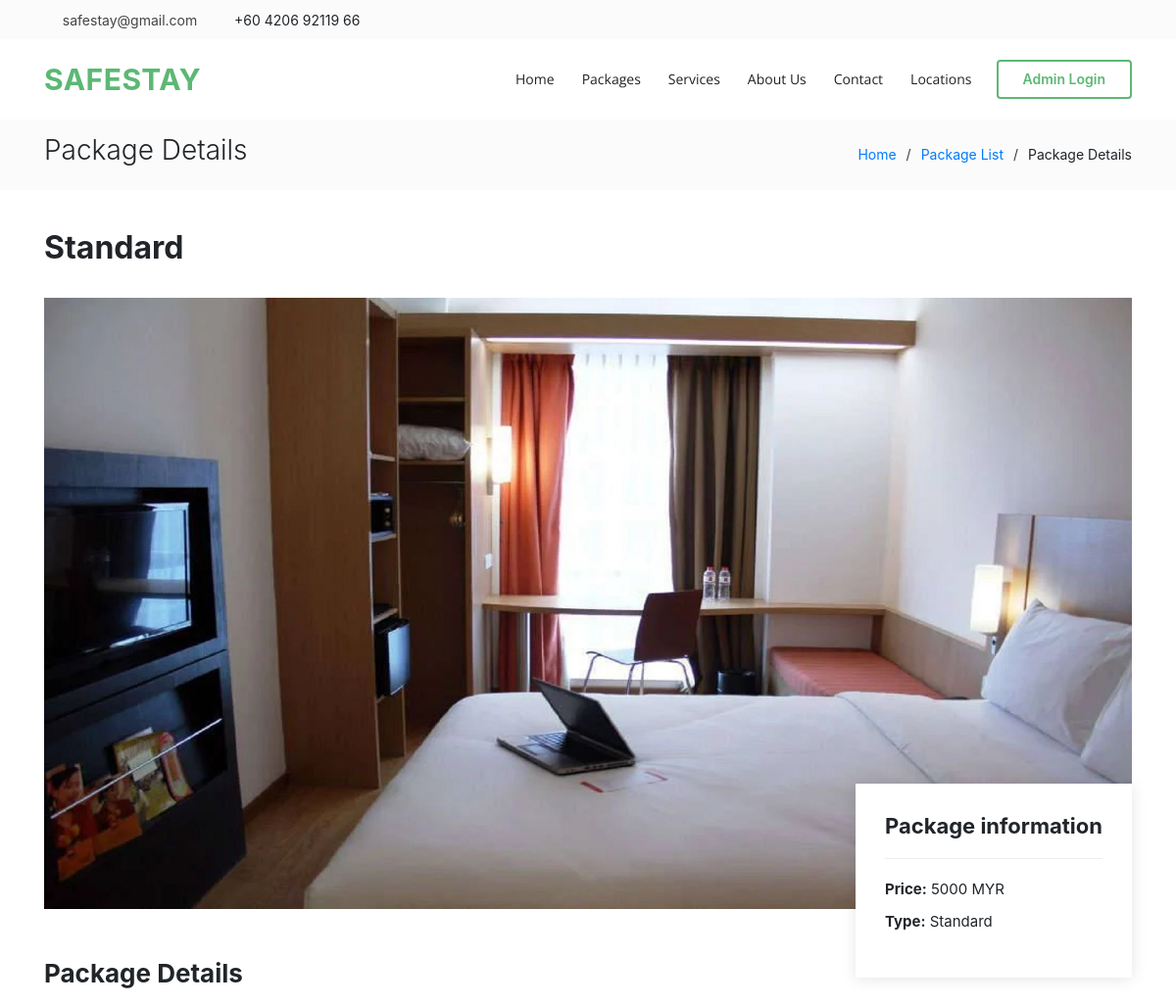
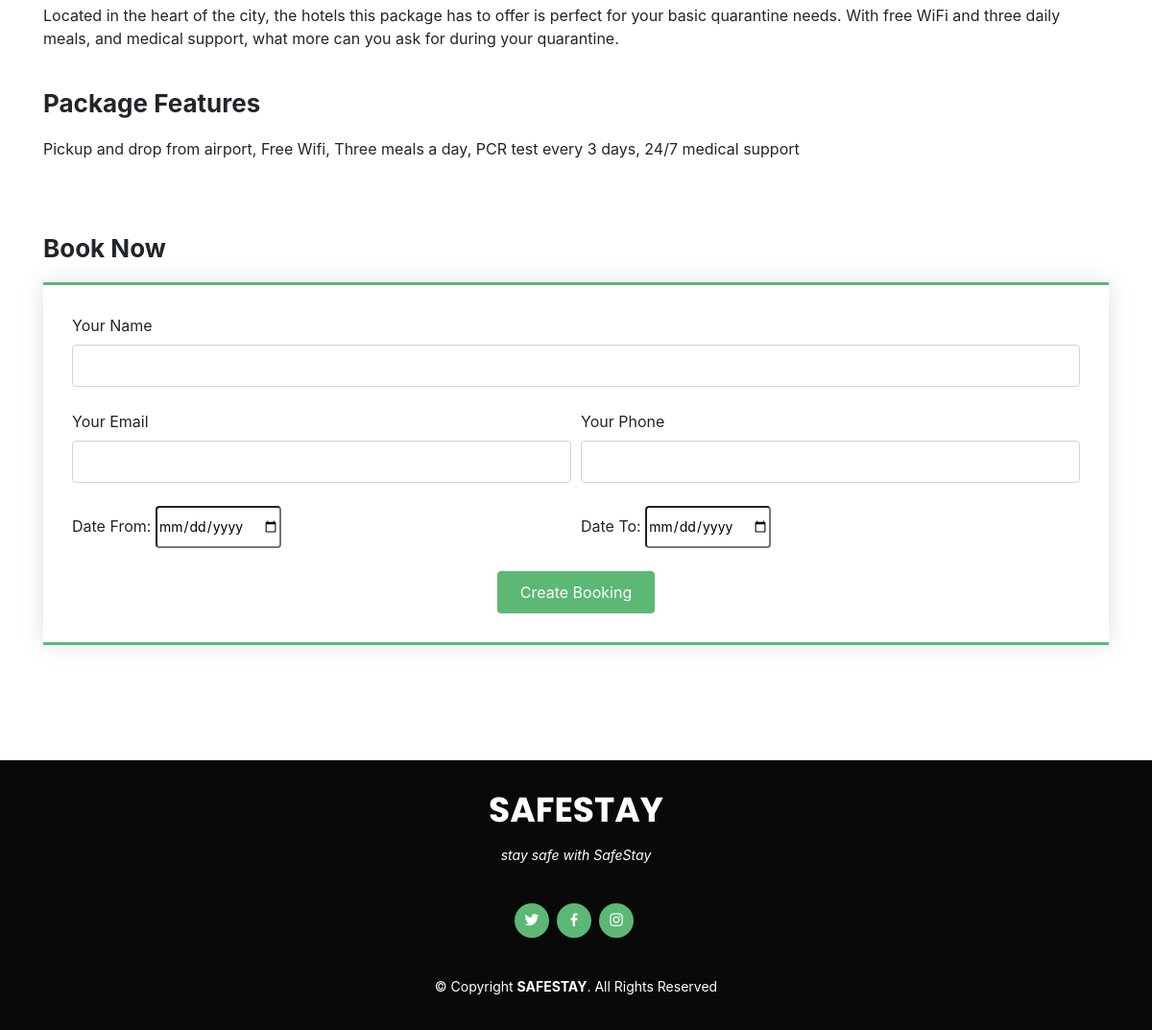
Page /package-details.php?pkg_id=1 on the committed database (2 pictures, top to bottom).
### tables this page shows
CREATE TABLE `packages` (
  `htl_id` int(11) NOT NULL,
  `pkg_id` int(11) NOT NULL,
  `pkg_name` varchar(200) DEFAULT NULL,
  `pkg_type` varchar(150) DEFAULT NULL,
  `pkg_price` int(11) DEFAULT NULL,
  `pkg_features` varchar(255) DEFAULT NULL,
  `pkg_details` mediumtext DEFAULT NULL,
  `pkg_image` varchar(100) DEFAULT NULL,
  `creation_date` timestamp NULL DEFAULT NULL,
  `update_date` timestamp NULL DEFAULT NULL
);

### package-details.php (the view, shortened to what this page needs)
<?php
include('assets/includes/config.php');
?>
<!DOCTYPE html>
<html lang="en">
<head>
  <link href="assets/vendor/bootstrap/css/bootstrap.min.css" rel="stylesheet">
  <link href="assets/vendor/icofont/icofont.min.css" rel="stylesheet">
  <link href="assets/vendor/boxicons/css/boxicons.min.css" rel="stylesheet">
  <link href="assets/vendor/animate.css/animate.min.css" rel="stylesheet">
  <link href="assets/vendor/owl.carousel/assets/owl.carousel.min.css" rel="stylesheet">
  <link href="assets/vendor/venobox/venobox.css" rel="stylesheet">
  <link href="assets/css/style.css" rel="stylesheet">
  <link rel="stylesheet" href="https://maxcdn.bootstrapcdn.com/bootstrap/4.0.0/css/bootstrap.min.css">
  <link href="https://unpkg.com/gijgo@1.9.13/css/gijgo.min.css" rel="stylesheet" type="text/css" />
</head>
<body>
  <?php include('assets/includes/header.php'); ?>
  <main id="main">
    <section class="breadcrumbs">
      <div class="container">
        <div class="d-flex justify-content-between align-items-center">
          <h2>Package Details</h2>
          <ol>
            <li><a href="index.php">Home</a></li>
            <li><a href="package-list.php">Package List</a></li>
            <li>Package Details</li>
          </ol>
        </div>
      </div>
    </section>
    <?php
    $pid = intval($_GET['pkg_id']);
    $sql = "SELECT * from packages where pkg_id=:pid";
    $query = $dbh->prepare($sql);
    $query->bindParam(':pid', $pid, PDO::PARAM_STR);
    $query->execute();
    $results = $query->fetchAll(PDO::FETCH_OBJ);
    if ($query->rowCount() > 0) {
      foreach ($results as $result) {  ?>
        <section id="portfolio-details" class="portfolio-details">
          <div class="container">
            <h2><b><?php echo htmlentities($result->pkg_name); ?></b> </h2> <br>
            <div class="portfolio-details-container">
              <div>
                <img src="admin/img/pkgimage/<?php echo htmlentities($result->pkg_image); ?>" class="img-fluid" alt="">
              </div>
              <div class="portfolio-info">
                <h3>Package information</h3>
                <ul>
                  <li><strong>Price:</strong> <?php echo htmlentities($result->pkg_price); ?> MYR</li>
                  <li><strong>Type:</strong> <?php echo htmlentities($result->pkg_type); ?></li>
                </ul>
              </div>
            </div>
            <div class="portfolio-description">
              <h2>Package Details</h2>
              <p>
                <?php echo htmlentities($result->pkg_details); ?>
              </p>
              <br>
              <h2>Package Features</h2>
              <p>
                <?php echo htmlentities($result->pkg_features); ?>
              </p>
              <section id="booking" class="contact">
                <h2>Book Now</h2>
                <form name="booking" method="post" class="php-email-form" name="bookinsgform">
                  <div class="form-group">
                    <label>Your Name</label>
                    <input type="text" name="name" class="form-control" id="name" data-rule="minlen:4" data-msg="Please enter at least 4 chars" />
                  </div>
                  <div class="form-row">
                    <div class="form-group col-md-6">
                      <label>Your Email</label>
                      <input type="email" class="form-control" name="email" id="email" data-rule="email" data-msg="Please enter a valid email" />
                    </div>
                    <div class="form-group col-md-6">
                      <label>Your Phone</label>
                      <input type="text" name="phone" class="form-control" id="name" data-rule="minlen:4" data-msg="Please enter valid phone number" />
                    </div>
                  </div>
                  <div class="form-row">
                    <div action="/action_page.php" class="form-group col-md-6">
                      <label for="from">Date From:</label>
                      <input type="date" id="from" name="fromdate">
                    </div>
                    <div action="/action_page.php" class="form-group col-md-6">
                      <label for="to">Date To:</label>
                      <input type="date" id="to" name="todate">
                    </div>
                  </div>
                  <div class="text-center"><button type="submit" name="submit">Create Booking</button></div>
                </form>
              </section>
            </div>
          </div>
        </section>
    <?php }
    } ?>
  </main>
  <?php include('assets/includes/footer.php'); ?>
</body>
</html>

### assets/css/style.css (style rules this page uses)
body { font-family: "Open Sans", sans-serif; color: #444444; }
a { color: #5cb874; }
h1, h2, h3, h4, h5, h6 { font-family: "Raleway", sans-serif; }
section { padding: 60px 0; }
.contact .php-email-form { width: 100%; border-top: 3px solid #5cb874; border-bottom: 3px solid #5cb874; padding: 30px; background: #fff; box-shadow: 0 0 24px 0 rgba(0, 0, 0, 0.12); }
.contact .php-email-form .form-group { padding-bottom: 8px; }
.contact .php-email-form input, .contact .php-email-form textarea { border-radius: 0; box-shadow: none; font-size: 14px; border-radius: 4px; }
.contact .php-email-form input { height: 44px; }
.contact .php-email-form button[type="submit"] { background: #5cb874; border: 0; padding: 10px 24px; color: #fff; transition: 0.4s; border-radius: 4px; }
.breadcrumbs { padding: 15px 0; background: #fbfbfb; min-height: 40px; margin-top: 122px; }
.breadcrumbs h2 { font-size: 28px; font-weight: 300; }
.breadcrumbs ol { display: flex; flex-wrap: wrap; list-style: none; padding: 0; margin: 0; font-size: 14px; }
.breadcrumbs ol li + li { padding-left: 10px; }
.breadcrumbs ol li + li::before { display: inline-block; padding-right: 10px; color: #3c3c3c; content: "/"; }
.portfolio-details { padding-top: 40px; }
.portfolio-details .portfolio-details-container { position: relative; }
.portfolio-details .portfolio-info { padding: 30px; position: absolute; right: 0; bottom: -70px; background: #fff; box-shadow: 0px 2px 15px rgba(0, 0, 0, 0.1); z-index: 2; }
.portfolio-details .portfolio-info h3 { font-size: 22px; font-weight: 700; margin-bottom: 20px; padding-bottom: 20px; border-bottom: 1px solid #eee; }
.portfolio-details .portfolio-info ul { list-style: none; padding: 0; font-size: 15px; }
.portfolio-details .portfolio-info ul li + li { margin-top: 10px; }
.portfolio-details .portfolio-description { padding-top: 50px; }
.portfolio-details .portfolio-description h2 { width: 50%; font-size: 26px; font-weight: 700; margin-bottom: 20px; }
.portfolio-details .portfolio-description p { padding: 0 0 0 0; }

### rows in the picture
packages: pkg_name "Standard", pkg_image (picture), pkg_price "5000", pkg_type "Standard", pkg_details "Located in the heart of the city, the hotels this package has to offer is perfect for your basic quarantine needs. With free WiFi and three daily meals, and medical support, what more can you ask for during your quarantine.", pkg_features "Pickup and drop from airport, Free Wifi, Three meals a day, PCR test every 3 days, 24/7 medical support"
